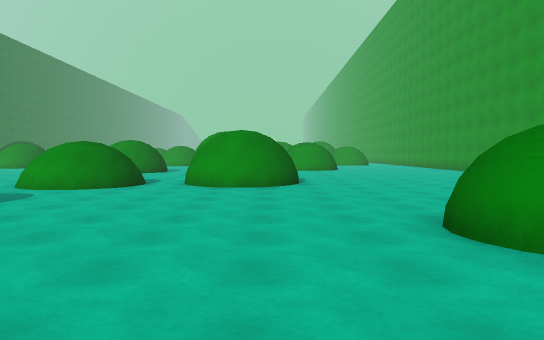
view 1 (above)

13 first-person views from a walk through a 3-D level made in the Unity game engine. The camera is 1.5 m above the floor, tilts 2° down and sees 70° across. The floor is counted in squares, 2 m on a side. Each view is taken from the middle of a square. On the plan, view 1 faces up. The plan holds only what a view shows up to about 12 squares ahead; the rest is blank. The place goes on beyond the plan.

view 2
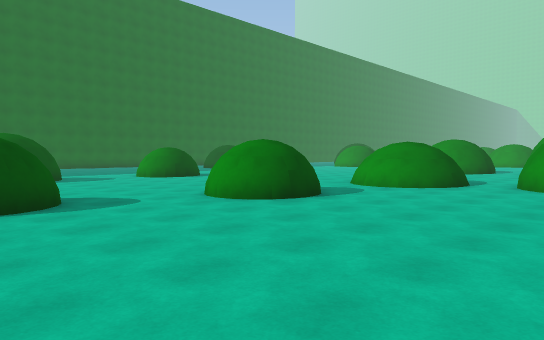

view 3
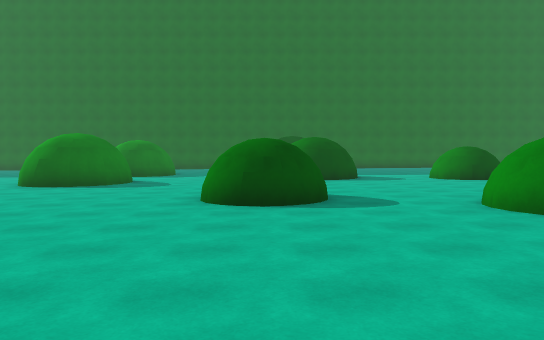

view 4
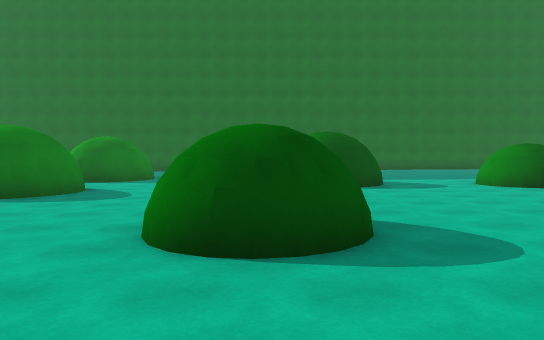

view 5
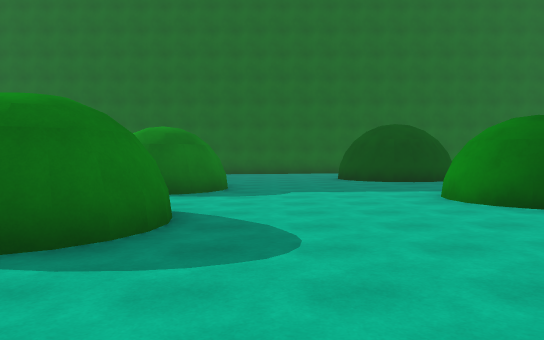

view 6
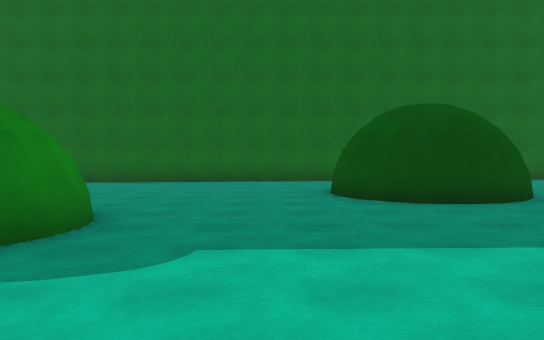

view 7
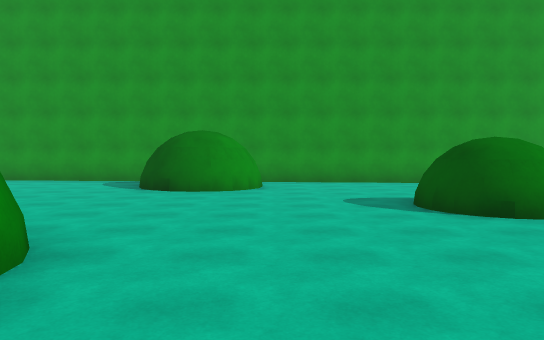

view 8
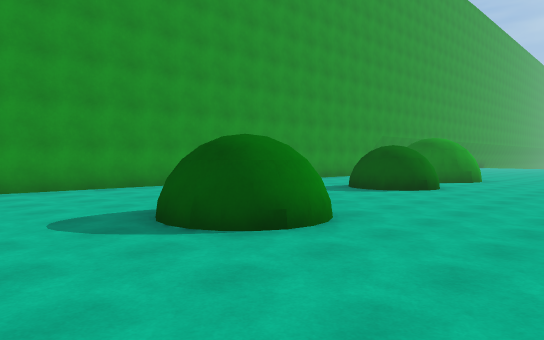

view 9
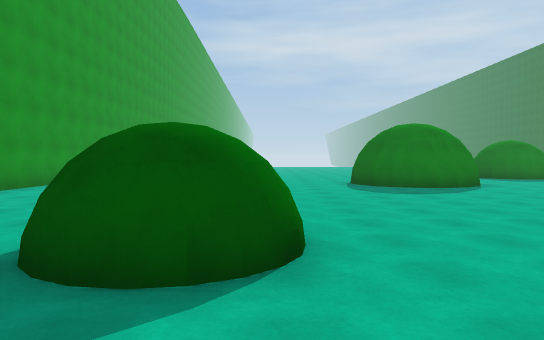

view 10
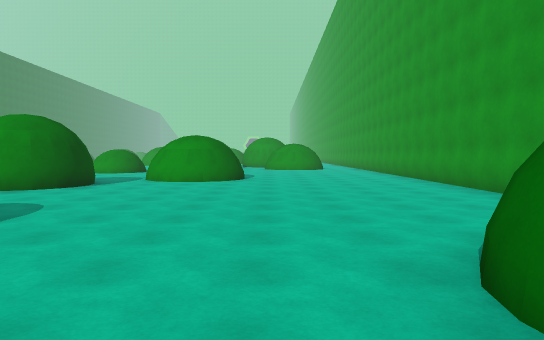

view 11
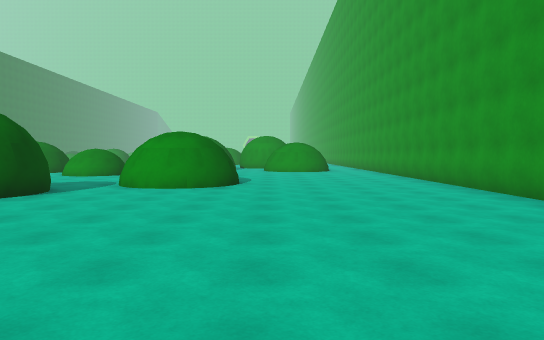

view 12
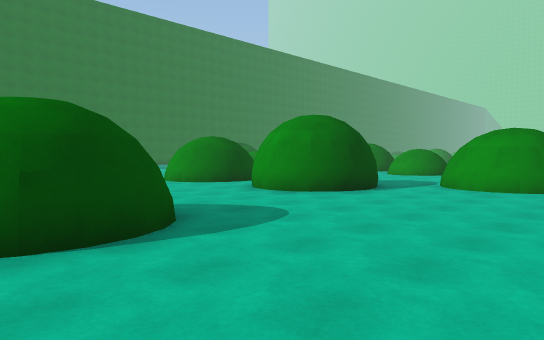

view 13
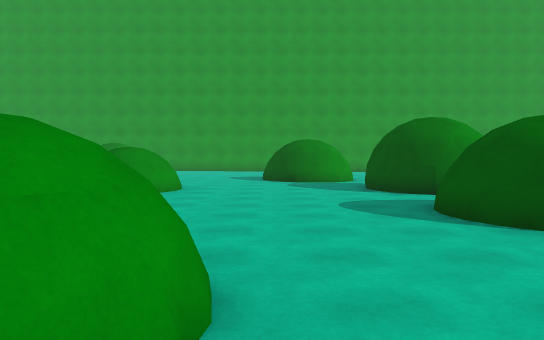

### Floor plan
Key: @ floor where view 1 was taken; # wall or solid block; . main floor; : floor 0.25 m higher than the main floor.
Columns run from 24 left of view 1 to 9 right of it. Each row starts with its distance up from view 1.
 21               ##:::::::::: ::::::#
 20              : ::::::::::# ::::::#
 19                ::::::::::###:::::#
 18                ::::::::::###:::::#
 17                  ###:###:::::::::#
 16                   ##:###:::::::::#
 15                   ##::##:::::::::#
 14                    ::::::::::::::#
 13                     :::::::::::::#
 12                     :::::::::::::#
 11                      :  #::::::::#
 10                     #.###.....#
  9                   ###..##.....#
  8             #     ............####
  7 #        ..##..    ..............#
  6          ........  #.............#
  5          .........##.............#
  4      .     #..............##.....#
  3      #..   #..............# .....#
  2      ##..  #.  ................ .#
  1 #.  ##....##..   ##.......... .  #
  0 #................#......@.... ..
 -1 #................................
 -2 #..........................###...#
 -3 #....................##....#    .#
 -4 #......###..###.....####....     #
 -5 #....    #    #.. ..   #....     #

Where each view was taken, in squares from view 1:
view 1: 0 up, 0 right, facing up
view 2: 0 up, 0 right, facing up-left
view 3: 1 up, 0 right, facing left
view 4: 1 up, 3 left, facing left
view 5: 2 down, 7 left, facing left
view 6: 1 down, 12 left, facing left
view 7: 7 up, 3 left, facing right
view 8: 7 up, 1 left, facing down-right
view 9: 7 up, 2 right, facing down
view 10: 7 up, 4 right, facing up
view 11: 9 up, 4 right, facing up
view 12: 9 up, 4 right, facing up-left
view 13: 20 up, 11 left, facing right
